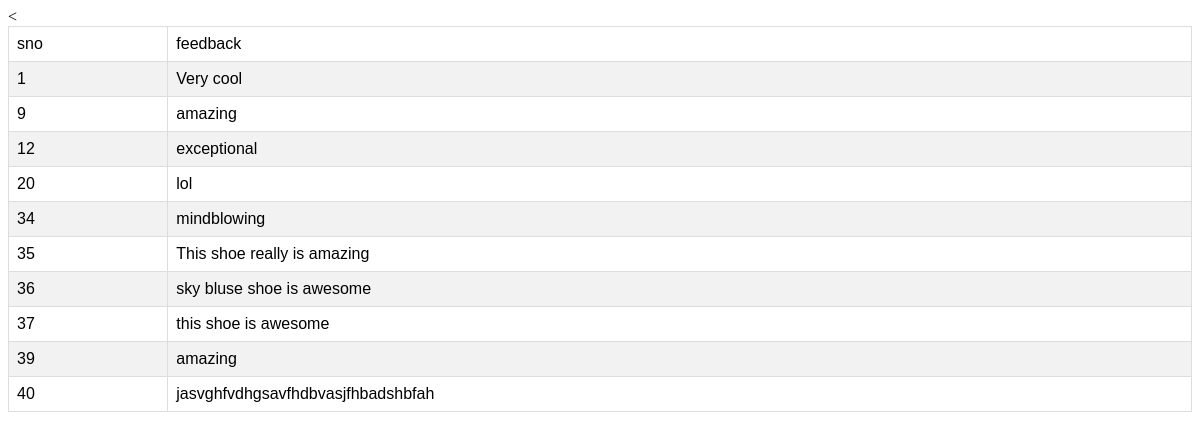
/views/fdtable.php (signed in), run on the app's committed database.
### tables this page shows
CREATE TABLE `feedback` (
  `sno` int(3) NOT NULL,
  `feedback` text NOT NULL
);

### views/fdtable.php (the view, shortened to what this page needs)
<?php
include_once('../model/feed.php');
$query= "SELECT * FROM feedback";
$result= mysqli_query($con,$query);
?>
<<!DOCTYPE html>
<html>
<head>
	<link rel="stylesheet" type="text/css" href="../CSS/feedtable.css">
</head>
<body>
		<table id="customers">
  <tr>
			<td>sno</td>
			<td>feedback</td>
		</tr>
		<?php
		while($rows=mysqli_fetch_assoc($result))
		{
			?>
			<tr>
			<td><?php echo $rows['sno'];?></td>
			<td><?php echo $rows['feedback'];?></td>
		</tr>
		<?php
		}
		?>
		</table>
</body>
</html>

### CSS/feedtable.css (style rules this page uses)
#customers { font-family: Arial, Helvetica, sans-serif; border-collapse: collapse; width: 100%; }
#customers td, #customers th { border: 1px solid #ddd; padding: 8px; }
#customers tr:nth-child(even) { background-color: #f2f2f2; }

### data on the page
feedback: sno "1", feedback "Very cool"
feedback: sno "9", feedback "amazing"
feedback: sno "12", feedback "exceptional"
feedback: sno "20", feedback "lol"
feedback: sno "34", feedback "mindblowing"
feedback: sno "35", feedback "This shoe really is amazing"
feedback: sno "36", feedback "sky bluse shoe is awesome"
feedback: sno "37", feedback "this shoe is awesome"
feedback: sno "39", feedback "amazing"
feedback: sno "40", feedback "jasvghfvdhgsavfhdbvasjfhbadshbfah"
